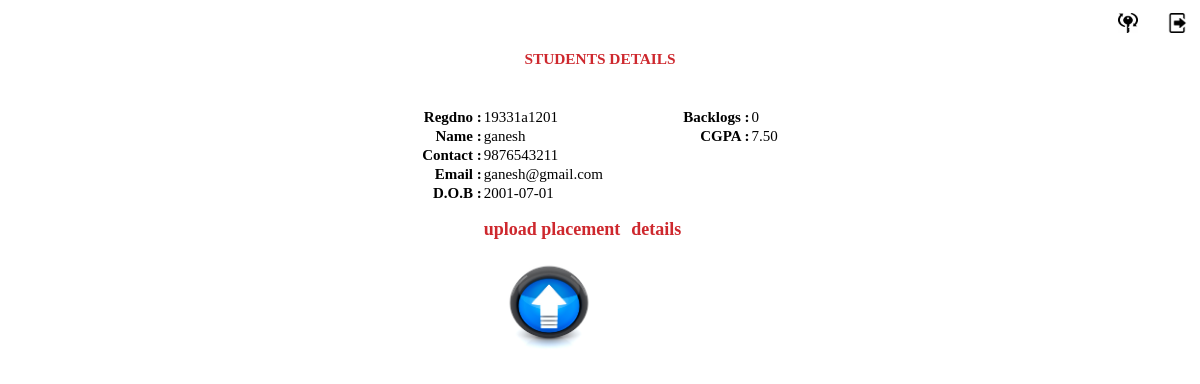
/student_profile.php (signed in), run on the app's committed database.
### tables this page shows
CREATE TABLE `student` (
  `regdno` varchar(11) NOT NULL,
  `name` varchar(40) NOT NULL,
  `email` varchar(40) NOT NULL,
  `contact` bigint(11) NOT NULL,
  `dob` date NOT NULL,
  `password` varchar(60) NOT NULL
);

CREATE TABLE `marks` (
  `regdno` varchar(11) NOT NULL,
  `cgpa` float(10,2) DEFAULT 0.00,
  `backlogs` int(11) DEFAULT 0
);

### student_profile.php (the view, shortened to what this page needs)
<?php
    require_once 'config.php';
    $regdno = $_SESSION["num"];
    $sql = "select * from student where regdno ='$regdno'";
    $result = ($conn->query($sql));
    $row = [];
    if ($result->num_rows > 0) {
        $row = $result->fetch_all(MYSQLI_ASSOC);
    }
    ?>
<!DOCTYPE html>
<html lang="en">
<head>
	<link type="text/css" rel="stylesheet" href="stylesheet.css">
</head>
<body>
<div id='student'>
<p style="text-align:right;">
<a href="student_reset_password.php" class="button"><img src="resetpassword.jpg" alt="resetpassword" width="20" height="20"></a>
    <a href="student_logout.php" class="button" align='right'><img src="signout.jpg" alt="signout" width="20" height="20"></a>
    </p>
<h1 align="center">STUDENTS DETAILS</h1><br><br>
<table border='0' cellspacing="0" align="center" style="background: color #757575;font-size: 15px;">
            <?php
            if(!empty($row))
            foreach($row as $rows)
            {
            ?>
            <tr><td align="right"><b>Regdno :</b></td>
                <td><?php echo $rows['regdno'];
                $n=$rows['regdno'];
                $sql1="select * from marks where regdno='$n'";
                $result1 = ($conn->query($sql1));
                while($rows1=$result1->fetch_assoc()){
                ?></td>
                <td>&emsp;</td>
                <td align="right"><b>Backlogs :<b></td>
                <td><?php echo $rows1['backlogs']; ?></td></tr>
            <tr><td align="right"><b>Name :<b></td>
                <td><?php echo $rows['name']; ?></td>
                <td></td>
                <td align="right"><b>CGPA :<b></td>
                <td><?php echo $rows1['cgpa']; ?></td></tr>
            <tr><td align="right"><b>Contact :<b></td>
                <td><?php echo $rows['contact'] ?></td></tr>
            <tr><td align="right"><b>Email :<b></td>
                <td><?php echo $rows['email'] ?></td></tr>
            <tr><td align="right"><b>D.O.B :<b></td>
                <td><?php echo $rows['dob'] ?></td>
                <?php } ?>
            </tr>
            <tr><td><br><br><br></td>
            <td><h1>upload placement </h1></td>
            <td><h1>&ensp;details</h1></td></tr>
            <tr><td></td><td><a href="update_placement.php" class="button"><img src="upload.jpg" alt="upload" width="100" height="100"></td>
                </tr>
            <?php } ?>
    </table><br><br>
    </div>
</body>
</html>

### stylesheet.css (style rules this page uses)
body { background-color: #fff; margin: 0px; font-family: Verdana, Georgia, serif; font-size: 14px; font-size:80%; height:100%; border:0px; width:100%; }
.button { text-decoration:none; font-family:arial; padding: .2em 1em; color:rgb(0, 0, 0); border-radius:5px; }
h1 { font-size: 120%; color: #ce282e; }

### data on the page
student: regdno "19331a1201"
marks: backlogs "0", regdno.name "ganesh", cgpa "7.50", regdno.contact "9876543211", regdno.email "ganesh@gmail.com", regdno.dob "2001-07-01"
